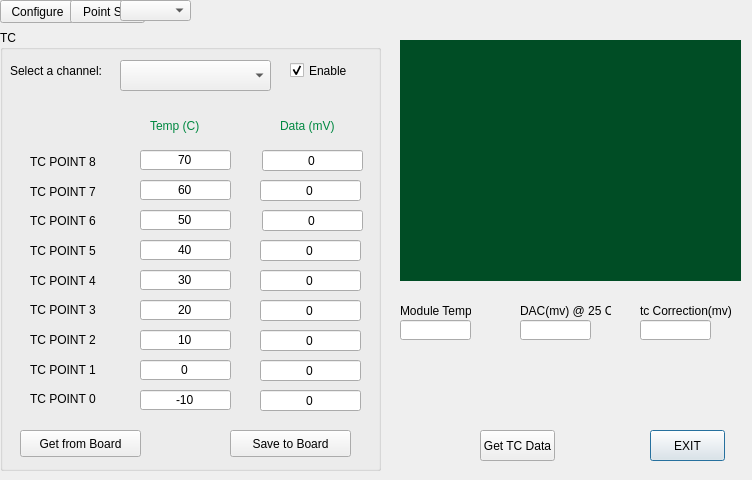
<?xml version="1.0" encoding="UTF-8"?>
<ui version="4.0">
 <class>Dialog</class>
 <widget class="QDialog" name="Dialog">
  <property name="geometry">
   <rect>
    <x>0</x>
    <y>0</y>
    <width>752</width>
    <height>480</height>
   </rect>
  </property>
  <property name="windowTitle">
   <string>TC Table</string>
  </property>
  <widget class="QWidget" name="widget" native="true">
   <property name="geometry">
    <rect>
     <x>400</x>
     <y>40</y>
     <width>341</width>
     <height>241</height>
    </rect>
   </property>
   <property name="styleSheet">
    <string notr="true">background-color: rgb(0, 0, 0);
background-color: rgb(0, 77, 37);</string>
   </property>
  </widget>
  <widget class="QLabel" name="label_9">
   <property name="geometry">
    <rect>
     <x>520</x>
     <y>300</y>
     <width>91</width>
     <height>21</height>
    </rect>
   </property>
   <property name="text">
    <string>DAC(mv) @ 25 C</string>
   </property>
  </widget>
  <widget class="QLabel" name="label_10">
   <property name="geometry">
    <rect>
     <x>640</x>
     <y>300</y>
     <width>91</width>
     <height>21</height>
    </rect>
   </property>
   <property name="text">
    <string>tc Correction(mv)</string>
   </property>
  </widget>
  <widget class="QPushButton" name="exitBu">
   <property name="geometry">
    <rect>
     <x>650</x>
     <y>430</y>
     <width>75</width>
     <height>31</height>
    </rect>
   </property>
   <property name="layoutDirection">
    <enum>Qt::LeftToRight</enum>
   </property>
   <property name="styleSheet">
    <string notr="true">font: 75 14pt &quot;MS Shell Dlg 2&quot;;</string>
   </property>
   <property name="text">
    <string>EXIT</string>
   </property>
  </widget>
  <widget class="QGroupBox" name="groupBox">
   <property name="geometry">
    <rect>
     <x>0</x>
     <y>30</y>
     <width>381</width>
     <height>441</height>
    </rect>
   </property>
   <property name="styleSheet">
    <string notr="true">font: 12pt &quot;MS Shell Dlg 2&quot;;</string>
   </property>
   <property name="title">
    <string>TC</string>
   </property>
   <widget class="QLabel" name="label">
    <property name="geometry">
     <rect>
      <x>10</x>
      <y>30</y>
      <width>101</width>
      <height>21</height>
     </rect>
    </property>
    <property name="styleSheet">
     <string notr="true">font: 10pt &quot;MS Shell Dlg 2&quot;;</string>
    </property>
    <property name="text">
     <string>Select a channel:</string>
    </property>
   </widget>
   <widget class="QComboBox" name="selChannelTC">
    <property name="geometry">
     <rect>
      <x>120</x>
      <y>30</y>
      <width>151</width>
      <height>31</height>
     </rect>
    </property>
   </widget>
   <widget class="QCheckBox" name="channelEnaCheck">
    <property name="geometry">
     <rect>
      <x>290</x>
      <y>20</y>
      <width>71</width>
      <height>41</height>
     </rect>
    </property>
    <property name="contextMenuPolicy">
     <enum>Qt::NoContextMenu</enum>
    </property>
    <property name="text">
     <string>Enable</string>
    </property>
    <property name="checked">
     <bool>true</bool>
    </property>
   </widget>
   <widget class="QLabel" name="label_3">
    <property name="geometry">
     <rect>
      <x>150</x>
      <y>80</y>
      <width>101</width>
      <height>31</height>
     </rect>
    </property>
    <property name="styleSheet">
     <string notr="true">color: rgb(0, 136, 65);
font: 75 12pt &quot;MS Shell Dlg 2&quot;;</string>
    </property>
    <property name="text">
     <string>Temp (C)</string>
    </property>
   </widget>
   <widget class="QLabel" name="label_4">
    <property name="geometry">
     <rect>
      <x>280</x>
      <y>80</y>
      <width>81</width>
      <height>31</height>
     </rect>
    </property>
    <property name="styleSheet">
     <string notr="true">color: rgb(0, 136, 65);
font: 75 12pt &quot;MS Shell Dlg 2&quot;;</string>
    </property>
    <property name="text">
     <string>Data (mV)</string>
    </property>
   </widget>
   <widget class="QPushButton" name="saveToBoardBu">
    <property name="geometry">
     <rect>
      <x>230</x>
      <y>400</y>
      <width>121</width>
      <height>27</height>
     </rect>
    </property>
    <property name="toolTipDuration">
     <number>-8</number>
    </property>
    <property name="text">
     <string>Save to Board</string>
    </property>
   </widget>
   <widget class="QPushButton" name="getFromBoardBu">
    <property name="enabled">
     <bool>true</bool>
    </property>
    <property name="geometry">
     <rect>
      <x>20</x>
      <y>400</y>
      <width>121</width>
      <height>27</height>
     </rect>
    </property>
    <property name="text">
     <string>Get from Board</string>
    </property>
   </widget>
   <widget class="QLineEdit" name="tcpd_8">
    <property name="geometry">
     <rect>
      <x>262</x>
      <y>120</y>
      <width>101</width>
      <height>21</height>
     </rect>
    </property>
    <property name="text">
     <string>0</string>
    </property>
    <property name="alignment">
     <set>Qt::AlignCenter</set>
    </property>
   </widget>
   <widget class="QLineEdit" name="tcpd_7">
    <property name="geometry">
     <rect>
      <x>260</x>
      <y>150</y>
      <width>101</width>
      <height>21</height>
     </rect>
    </property>
    <property name="text">
     <string>0</string>
    </property>
    <property name="alignment">
     <set>Qt::AlignCenter</set>
    </property>
   </widget>
   <widget class="QLineEdit" name="tcpd_6">
    <property name="geometry">
     <rect>
      <x>262</x>
      <y>180</y>
      <width>101</width>
      <height>21</height>
     </rect>
    </property>
    <property name="text">
     <string>0</string>
    </property>
    <property name="alignment">
     <set>Qt::AlignCenter</set>
    </property>
   </widget>
   <widget class="QLineEdit" name="tcpd_5">
    <property name="geometry">
     <rect>
      <x>260</x>
      <y>210</y>
      <width>101</width>
      <height>21</height>
     </rect>
    </property>
    <property name="text">
     <string>0</string>
    </property>
    <property name="alignment">
     <set>Qt::AlignCenter</set>
    </property>
   </widget>
   <widget class="QLineEdit" name="tcpd_4">
    <property name="geometry">
     <rect>
      <x>260</x>
      <y>240</y>
      <width>101</width>
      <height>21</height>
     </rect>
    </property>
    <property name="text">
     <string>0</string>
    </property>
    <property name="alignment">
     <set>Qt::AlignCenter</set>
    </property>
   </widget>
   <widget class="QLineEdit" name="tcpd_3">
    <property name="geometry">
     <rect>
      <x>260</x>
      <y>270</y>
      <width>101</width>
      <height>21</height>
     </rect>
    </property>
    <property name="text">
     <string>0</string>
    </property>
    <property name="alignment">
     <set>Qt::AlignCenter</set>
    </property>
   </widget>
   <widget class="QLineEdit" name="tcpd_2">
    <property name="geometry">
     <rect>
      <x>260</x>
      <y>300</y>
      <width>101</width>
      <height>21</height>
     </rect>
    </property>
    <property name="text">
     <string>0</string>
    </property>
    <property name="alignment">
     <set>Qt::AlignCenter</set>
    </property>
   </widget>
   <widget class="QLineEdit" name="tcpd_1">
    <property name="geometry">
     <rect>
      <x>260</x>
      <y>330</y>
      <width>101</width>
      <height>21</height>
     </rect>
    </property>
    <property name="text">
     <string>0</string>
    </property>
    <property name="alignment">
     <set>Qt::AlignCenter</set>
    </property>
   </widget>
   <widget class="QLineEdit" name="tcpd_0">
    <property name="geometry">
     <rect>
      <x>260</x>
      <y>360</y>
      <width>101</width>
      <height>21</height>
     </rect>
    </property>
    <property name="text">
     <string>0</string>
    </property>
    <property name="alignment">
     <set>Qt::AlignCenter</set>
    </property>
   </widget>
   <widget class="QLineEdit" name="tcpt_8">
    <property name="geometry">
     <rect>
      <x>140</x>
      <y>120</y>
      <width>91</width>
      <height>20</height>
     </rect>
    </property>
    <property name="text">
     <string>70</string>
    </property>
    <property name="alignment">
     <set>Qt::AlignCenter</set>
    </property>
   </widget>
   <widget class="QLineEdit" name="tcpt_7">
    <property name="geometry">
     <rect>
      <x>140</x>
      <y>150</y>
      <width>91</width>
      <height>20</height>
     </rect>
    </property>
    <property name="text">
     <string>60</string>
    </property>
    <property name="alignment">
     <set>Qt::AlignCenter</set>
    </property>
   </widget>
   <widget class="QWidget" name="layoutWidget">
    <property name="geometry">
     <rect>
      <x>30</x>
      <y>120</y>
      <width>89</width>
      <height>261</height>
     </rect>
    </property>
    <layout class="QVBoxLayout" name="verticalLayout">
     <item>
      <widget class="QLabel" name="label_18">
       <property name="text">
        <string>TC POINT 8</string>
       </property>
      </widget>
     </item>
     <item>
      <widget class="QLabel" name="label_17">
       <property name="text">
        <string>TC POINT 7</string>
       </property>
      </widget>
     </item>
     <item>
      <widget class="QLabel" name="label_19">
       <property name="text">
        <string>TC POINT 6</string>
       </property>
      </widget>
     </item>
     <item>
      <widget class="QLabel" name="label_20">
       <property name="text">
        <string>TC POINT 5</string>
       </property>
      </widget>
     </item>
     <item>
      <widget class="QLabel" name="label_21">
       <property name="text">
        <string>TC POINT 4</string>
       </property>
      </widget>
     </item>
     <item>
      <widget class="QLabel" name="label_22">
       <property name="text">
        <string>TC POINT 3</string>
       </property>
      </widget>
     </item>
     <item>
      <widget class="QLabel" name="label_26">
       <property name="text">
        <string>TC POINT 2</string>
       </property>
      </widget>
     </item>
     <item>
      <widget class="QLabel" name="label_24">
       <property name="text">
        <string>TC POINT 1</string>
       </property>
      </widget>
     </item>
     <item>
      <widget class="QLabel" name="label_25">
       <property name="text">
        <string>TC POINT 0</string>
       </property>
      </widget>
     </item>
    </layout>
   </widget>
   <widget class="QLineEdit" name="tcpt_9">
    <property name="geometry">
     <rect>
      <x>140</x>
      <y>210</y>
      <width>91</width>
      <height>20</height>
     </rect>
    </property>
    <property name="text">
     <string>40</string>
    </property>
    <property name="alignment">
     <set>Qt::AlignCenter</set>
    </property>
   </widget>
   <widget class="QLineEdit" name="tcpt_6">
    <property name="geometry">
     <rect>
      <x>140</x>
      <y>180</y>
      <width>91</width>
      <height>20</height>
     </rect>
    </property>
    <property name="text">
     <string>50</string>
    </property>
    <property name="alignment">
     <set>Qt::AlignCenter</set>
    </property>
   </widget>
   <widget class="QLineEdit" name="tcpt_3">
    <property name="geometry">
     <rect>
      <x>140</x>
      <y>270</y>
      <width>91</width>
      <height>20</height>
     </rect>
    </property>
    <property name="text">
     <string>20</string>
    </property>
    <property name="alignment">
     <set>Qt::AlignCenter</set>
    </property>
   </widget>
   <widget class="QLineEdit" name="tcpt_4">
    <property name="geometry">
     <rect>
      <x>140</x>
      <y>240</y>
      <width>91</width>
      <height>20</height>
     </rect>
    </property>
    <property name="text">
     <string>30</string>
    </property>
    <property name="alignment">
     <set>Qt::AlignCenter</set>
    </property>
   </widget>
   <widget class="QLineEdit" name="tcpt_2">
    <property name="geometry">
     <rect>
      <x>140</x>
      <y>300</y>
      <width>91</width>
      <height>20</height>
     </rect>
    </property>
    <property name="text">
     <string>10</string>
    </property>
    <property name="alignment">
     <set>Qt::AlignCenter</set>
    </property>
   </widget>
   <widget class="QLineEdit" name="tcpt_1">
    <property name="geometry">
     <rect>
      <x>140</x>
      <y>330</y>
      <width>91</width>
      <height>20</height>
     </rect>
    </property>
    <property name="text">
     <string>0</string>
    </property>
    <property name="alignment">
     <set>Qt::AlignCenter</set>
    </property>
   </widget>
   <widget class="QLineEdit" name="tcpt_0">
    <property name="geometry">
     <rect>
      <x>140</x>
      <y>360</y>
      <width>91</width>
      <height>20</height>
     </rect>
    </property>
    <property name="text">
     <string>-10</string>
    </property>
    <property name="alignment">
     <set>Qt::AlignCenter</set>
    </property>
   </widget>
  </widget>
  <widget class="QPushButton" name="getTcDateBu">
   <property name="geometry">
    <rect>
     <x>480</x>
     <y>430</y>
     <width>75</width>
     <height>31</height>
    </rect>
   </property>
   <property name="text">
    <string>Get TC Data</string>
   </property>
  </widget>
  <widget class="QLabel" name="label_8">
   <property name="geometry">
    <rect>
     <x>400</x>
     <y>300</y>
     <width>71</width>
     <height>21</height>
    </rect>
   </property>
   <property name="text">
    <string>Module Temp</string>
   </property>
  </widget>
  <widget class="QPushButton" name="TcConfigBu">
   <property name="geometry">
    <rect>
     <x>0</x>
     <y>0</y>
     <width>75</width>
     <height>23</height>
    </rect>
   </property>
   <property name="text">
    <string>Configure</string>
   </property>
  </widget>
  <widget class="QLineEdit" name="moduleTemEdit">
   <property name="geometry">
    <rect>
     <x>400</x>
     <y>320</y>
     <width>71</width>
     <height>20</height>
    </rect>
   </property>
   <property name="alignment">
    <set>Qt::AlignCenter</set>
   </property>
  </widget>
  <widget class="QLineEdit" name="dac25Edit">
   <property name="geometry">
    <rect>
     <x>520</x>
     <y>320</y>
     <width>71</width>
     <height>20</height>
    </rect>
   </property>
   <property name="alignment">
    <set>Qt::AlignCenter</set>
   </property>
  </widget>
  <widget class="QLineEdit" name="tcCorrectionEdit">
   <property name="geometry">
    <rect>
     <x>640</x>
     <y>320</y>
     <width>71</width>
     <height>20</height>
    </rect>
   </property>
   <property name="alignment">
    <set>Qt::AlignCenter</set>
   </property>
  </widget>
  <widget class="QPushButton" name="pointSetBu">
   <property name="geometry">
    <rect>
     <x>70</x>
     <y>0</y>
     <width>75</width>
     <height>23</height>
    </rect>
   </property>
   <property name="text">
    <string>Point Set</string>
   </property>
  </widget>
  <widget class="QComboBox" name="pointSetCo">
   <property name="geometry">
    <rect>
     <x>120</x>
     <y>0</y>
     <width>71</width>
     <height>21</height>
    </rect>
   </property>
  </widget>
 </widget>
 <resources/>
 <connections>
  <connection>
   <sender>exitBu</sender>
   <signal>clicked()</signal>
   <receiver>Dialog</receiver>
   <slot>close()</slot>
   <hints>
    <hint type="sourcelabel">
     <x>700</x>
     <y>587</y>
    </hint>
    <hint type="destinationlabel">
     <x>692</x>
     <y>550</y>
    </hint>
   </hints>
  </connection>
 </connections>
</ui>
